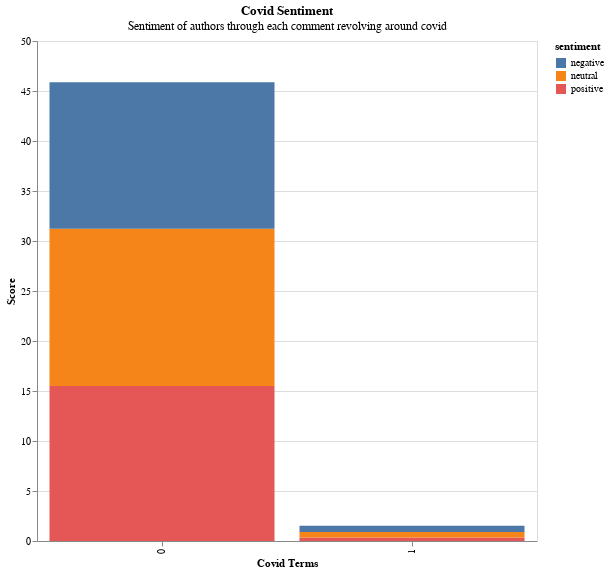

This figure's notebook cell:
### Code cell
fig4 = (alt.Chart(sentiment_bar).mark_bar().encode(
    x=alt.X('controversiality', axis = alt.Axis(title = "Covid Terms")),
    y=alt.Y('average_score', axis = alt.Axis(title = "Score")),
    color='sentiment',
    tooltip=['controversiality','average_score','sentiment']
)).properties(title={"text":'Covid Sentiment',"subtitle" : "Sentiment of authors through each comment revolving around covid"},width = 500, height = 500)

fig4

### Figure 1 — Vega-Lite specification as saved in the notebook (floating-point values rounded to 4 significant figures)
{"config": {"view": {"continuousWidth": 400, "continuousHeight": 300}}, "data": {"name": "data-f69c3b54f352abc56fe13c14448f063a"}, "mark": "bar", "encoding": {"color": {"field": "sentiment", "type": "nominal"}, "tooltip": [{"field": "controversiality", "type": "nominal"}, {"field": "average_score", "type": "quantitative"}, {"field": "sentiment", "type": "nominal"}], "x": {"axis": {"title": "Covid Terms"}, "field": "controversiality", "type": "nominal"}, "y": {"axis": {"title": "Score"}, "field": "average_score", "type": "quantitative"}}, "height": 500, "title": {"text": "Covid Sentiment", "subtitle": "Sentiment of authors through each comment revolving around covid"}, "width": 500, "$schema": "https://vega.github.io/schema/vega-lite/v4.17.0.json", "datasets": {"data-f69c3b54f352abc56fe13c14448f063a": [{"controversiality": 0, "sentiment": "neutral", "average_score": 15.73}, {"controversiality": 1, "sentiment": "negative", "average_score": 0.6144}, {"controversiality": 1, "sentiment": "positive", "average_score": 0.362}, {"controversiality": 0, "sentiment": "negative", "average_score": 14.65}, {"controversiality": 1, "sentiment": "neutral", "average_score": 0.55}, {"controversiality": 0, "sentiment": "positive", "average_score": 15.49}]}}
